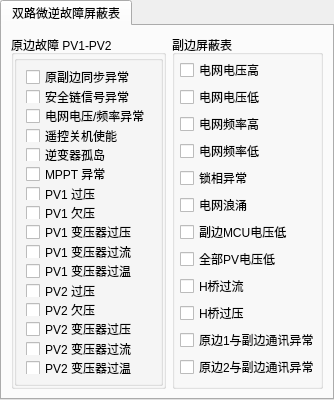
        <widget class="QTabWidget" name="tabWidget_19">
         <property name="currentIndex">
          <number>0</number>
         </property>
         <widget class="QWidget" name="tab_58">
          <attribute name="title">
           <string>双路微逆故障屏蔽表</string>
          </attribute>
          <layout class="QGridLayout" name="gridLayout_26">
           <item row="0" column="1">
            <widget class="QGroupBox" name="groupBox_79">
             <property name="title">
              <string>副边屏蔽表</string>
             </property>
             <layout class="QVBoxLayout" name="verticalLayout_51">
              <property name="spacing">
               <number>0</number>
              </property>
              <property name="leftMargin">
               <number>5</number>
              </property>
              <property name="topMargin">
               <number>0</number>
              </property>
              <property name="rightMargin">
               <number>0</number>
              </property>
              <property name="bottomMargin">
               <number>0</number>
              </property>
              <item>
               <widget class="QCheckBox" name="bym1000_grid_ov_bym4_ckx">
                <property name="text">
                 <string>电网电压高</string>
                </property>
               </widget>
              </item>
              <item>
               <widget class="QCheckBox" name="bym1000_grid_uv_bym4_ckx">
                <property name="text">
                 <string>电网电压低</string>
                </property>
               </widget>
              </item>
              <item>
               <widget class="QCheckBox" name="bym1000_grid_of_bym4_ckx">
                <property name="text">
                 <string>电网频率高</string>
                </property>
               </widget>
              </item>
              <item>
               <widget class="QCheckBox" name="bym1000_grid_uf_bym4_ckx">
                <property name="text">
                 <string>电网频率低</string>
                </property>
               </widget>
              </item>
              <item>
               <widget class="QCheckBox" name="bym1000_lock_ckx_bym4_ckx">
                <property name="text">
                 <string>锁相异常</string>
                </property>
               </widget>
              </item>
              <item>
               <widget class="QCheckBox" name="bym1000_surge_bym4_ckx">
                <property name="text">
                 <string>电网浪涌</string>
                </property>
               </widget>
              </item>
              <item>
               <widget class="QCheckBox" name="bym1000_mcu_uv_bym4_ckx">
                <property name="text">
                 <string>副边MCU电压低</string>
                </property>
               </widget>
              </item>
              <item>
               <widget class="QCheckBox" name="bym1000_pv_uv_bym4_ckx">
                <property name="text">
                 <string>全部PV电压低</string>
                </property>
               </widget>
              </item>
              <item>
               <widget class="QCheckBox" name="bym1000_hbd_oa_bym4_ckx">
                <property name="text">
                 <string>H桥过流</string>
                </property>
               </widget>
              </item>
              <item>
               <widget class="QCheckBox" name="bym1000_hbd_ov_bym4_ckx">
                <property name="text">
                 <string>H桥过压</string>
                </property>
               </widget>
              </item>
              <item>
               <widget class="QCheckBox" name="bym1000_cmu_primary1_bym4_ckx">
                <property name="text">
                 <string>原边1与副边通讯异常</string>
                </property>
               </widget>
              </item>
              <item>
               <widget class="QCheckBox" name="bym1000_cmu_primary2_bym4_ckx">
                <property name="text">
                 <string>原边2与副边通讯异常</string>
                </property>
               </widget>
              </item>
             </layout>
            </widget>
           </item>
           <item row="0" column="0">
            <widget class="QGroupBox" name="groupBox_67">
             <property name="title">
              <string>原边故障 PV1-PV2</string>
             </property>
             <layout class="QGridLayout" name="gridLayout_27">
              <property name="leftMargin">
               <number>0</number>
              </property>
              <property name="topMargin">
               <number>0</number>
              </property>
              <property name="rightMargin">
               <number>0</number>
              </property>
              <property name="bottomMargin">
               <number>0</number>
              </property>
              <property name="spacing">
               <number>2</number>
              </property>
              <item row="0" column="0">
               <widget class="QGroupBox" name="groupBox_78">
                <property name="title">
                 <string/>
                </property>
                <layout class="QVBoxLayout" name="verticalLayout_45">
                 <item>
                  <widget class="QCheckBox" name="bym1000_sync_error_bym4_pv12_ckx">
                   <property name="text">
                    <string>原副边同步异常</string>
                   </property>
                  </widget>
                 </item>
                 <item>
                  <widget class="QCheckBox" name="bym1000_safe_chain_bym4_pv12_ckx">
                   <property name="text">
                    <string>安全链信号异常</string>
                   </property>
                  </widget>
                 </item>
                 <item>
                  <widget class="QCheckBox" name="bym1000_grid_bym4_pv12_ckx">
                   <property name="text">
                    <string>电网电压/频率异常</string>
                   </property>
                  </widget>
                 </item>
                 <item>
                  <widget class="QCheckBox" name="bym1000_off_bym4_pv12_ckx">
                   <property name="text">
                    <string>遥控关机使能</string>
                   </property>
                  </widget>
                 </item>
                 <item>
                  <widget class="QCheckBox" name="bym1000_land_bym4_pv12_ckx">
                   <property name="text">
                    <string>逆变器孤岛</string>
                   </property>
                  </widget>
                 </item>
                 <item>
                  <widget class="QCheckBox" name="bym1000_mppt_bym4_pv12_ckx">
                   <property name="text">
                    <string>MPPT 异常</string>
                   </property>
                  </widget>
                 </item>
                 <item>
                  <widget class="QCheckBox" name="bym1000_pv_ov_bym4_pv1_ckx">
                   <property name="text">
                    <string>PV1 过压</string>
                   </property>
                  </widget>
                 </item>
                 <item>
                  <widget class="QCheckBox" name="bym1000_pv_uv_bym4_pv1_ckx">
                   <property name="text">
                    <string>PV1 欠压</string>
                   </property>
                  </widget>
                 </item>
                 <item>
                  <widget class="QCheckBox" name="bym1000_dc_ov_bym4_pv1_ckx">
                   <property name="text">
                    <string>PV1 变压器过压</string>
                   </property>
                  </widget>
                 </item>
                 <item>
                  <widget class="QCheckBox" name="bym1000_dc_oa_bym4_pv1_ckx">
                   <property name="text">
                    <string>PV1 变压器过流</string>
                   </property>
                  </widget>
                 </item>
                 <item>
                  <widget class="QCheckBox" name="bym1000_dc_ot_bym4_pv1_ckx">
                   <property name="text">
                    <string>PV1 变压器过温</string>
                   </property>
                  </widget>
                 </item>
                 <item>
                  <widget class="QCheckBox" name="bym1000_pv_ov_bym4_pv2_ckx">
                   <property name="text">
                    <string>PV2 过压</string>
                   </property>
                  </widget>
                 </item>
                 <item>
                  <widget class="QCheckBox" name="bym1000_pv_uv_bym4_pv2_ckx">
                   <property name="text">
                    <string>PV2 欠压</string>
                   </property>
                  </widget>
                 </item>
                 <item>
                  <widget class="QCheckBox" name="bym1000_dc_ov_bym4_pv2_ckx">
                   <property name="text">
                    <string>PV2 变压器过压</string>
                   </property>
                  </widget>
                 </item>
                 <item>
                  <widget class="QCheckBox" name="bym1000_dc_oa_bym4_pv2_ckx">
                   <property name="text">
                    <string>PV2 变压器过流</string>
                   </property>
                  </widget>
                 </item>
                 <item>
                  <widget class="QCheckBox" name="bym1000_dc_ot_bym4_pv2_ckx">
                   <property name="text">
                    <string>PV2 变压器过温</string>
                   </property>
                  </widget>
                 </item>
                </layout>
               </widget>
              </item>
             </layout>
            </widget>
           </item>
          </layout>
         </widget>
        </widget>
